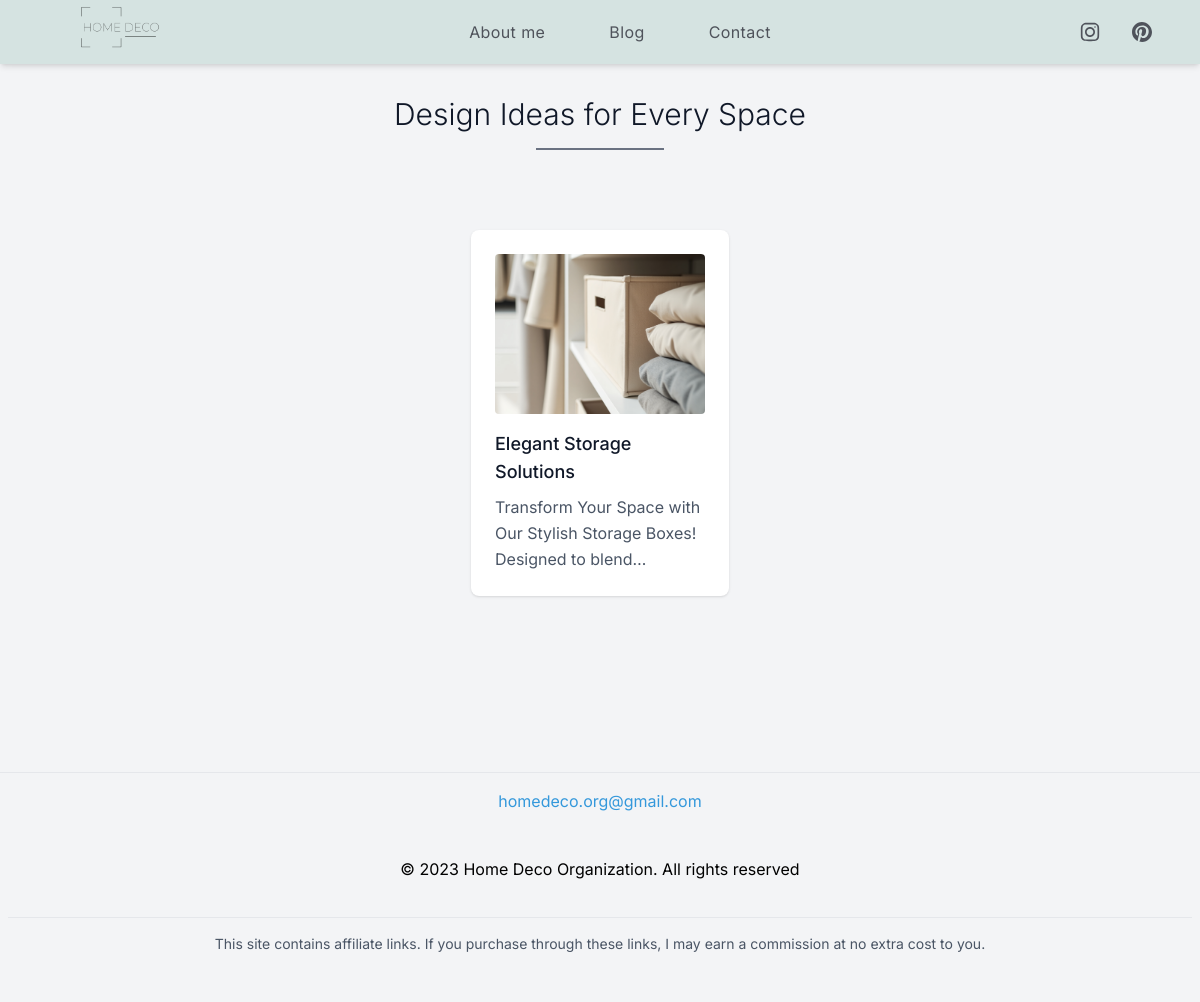
The page /blog/bedroom on the database its author committed.
### models.py (models this page shows)
class Post(db.Model):
    id = db.Column(db.Integer, primary_key=True)
    title = db.Column(db.String(100), nullable=False)
    description = db.Column(db.Text, nullable=False)
    slug = db.Column(db.String(50), nullable=False)
    image1 = db.Column(db.String(200))
    alttitle1 = db.Column(db.String(100))
    image2 = db.Column(db.String(200))
    alttitle2 = db.Column(db.String(100))
    image3 = db.Column(db.String(200))
    alttitle3 = db.Column(db.String(100))
    link1 = db.Column(db.String(200))
    label1 = db.Column(db.String(100), nullable=False)
    link2 = db.Column(db.String(200))
    label2 = db.Column(db.String(100), nullable=False)
    link3 = db.Column(db.String(200))
    label3 = db.Column(db.String(100), nullable=False)
    link4 = db.Column(db.String(200))
    label4 = db.Column(db.String(100), nullable=False)
    frase1 = db.Column(db.String(200), nullable=False)
    frase2 = db.Column(db.String(200), nullable=True)

### app.py (the view)
@app.route('/blog/<slug>')
def posts_by_slug(slug):
            posts = Post.query.filter_by(slug=slug).all()
            return render_template('blog.html', posts=posts, slug=slug)

### templates/blog.html (shortened to what this page needs)
{% extends "layout.html" %}
{% block content %}
<section class="text-gray-600 body-font my-24 ">
  <div class="">
    <h1 class="text-3xl font-light title-font mb-4 text-gray-900 text-center">Design Ideas for Every Space</h1>
    <div class="w-32 h-0.5 bg-gray-500 mt-1 mx-auto"></div>
  </div>
  <div class="flex flex-row flex-wrap gap-4 px-5 py-4 md:py-16 mx-auto w-full">
    {% for post in posts %}
      <div class="p-4 md:w-1/4 w-full mx-auto">
        <a href="/post/{{ post.id }}" class="block bg-white p-6 rounded-lg shadow hover:shadow-xl transition">
          {% if post.image1 %}
            <img src="{{ post.image1 }}" alt="{{ post.alttitle1 }}" class="w-full h-40 object-cover rounded mb-4">
          {% endif %}
          <h2 class="text-lg text-gray-900 font-medium title-font mb-2">{{ post.title }}</h2>
          <p class="text-gray-600 line-clamp-3 leading-relaxed text-base">{{ post.description }}</p>
        </a>
      </div>
    {% else %}
      <div class="w-full text-center">
        <p class="text-gray-500">No posts to show right now. Fresh updates coming soon!</p>
      </div>
    {% endfor %}
  </div>
</section>
{% endblock %}

### static/css/main.css (style rules this page uses)
* { font-family: "inter", sans-serif; }

### rows shown on the page
Post: image1 (picture), title "Elegant Storage Solutions", description "Transform Your Space with Our Stylish Storage Boxes! Designed to…"
